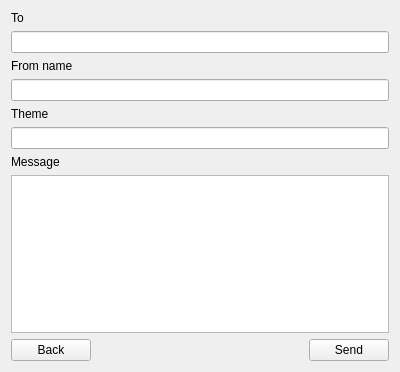
<?xml version="1.0" encoding="UTF-8"?>
<ui version="4.0">
 <class>SimpleTextForm</class>
 <widget class="QWidget" name="SimpleTextForm">
  <property name="geometry">
   <rect>
    <x>0</x>
    <y>0</y>
    <width>400</width>
    <height>372</height>
   </rect>
  </property>
  <property name="windowTitle">
   <string>Form</string>
  </property>
  <layout class="QGridLayout" name="gridLayout">
   <item row="0" column="0">
    <layout class="QVBoxLayout" name="verticalLayout">
     <item>
      <widget class="QLabel" name="label_2">
       <property name="text">
        <string>To</string>
       </property>
      </widget>
     </item>
     <item>
      <widget class="QLineEdit" name="recepientLineEdit"/>
     </item>
     <item>
      <widget class="QLabel" name="label_3">
       <property name="text">
        <string>From name</string>
       </property>
      </widget>
     </item>
     <item>
      <widget class="QLineEdit" name="fromNameLineEdit"/>
     </item>
     <item>
      <widget class="QLabel" name="label_4">
       <property name="text">
        <string>Theme</string>
       </property>
      </widget>
     </item>
     <item>
      <widget class="QLineEdit" name="themeLlineEdit"/>
     </item>
     <item>
      <widget class="QLabel" name="label">
       <property name="text">
        <string>Message</string>
       </property>
      </widget>
     </item>
     <item>
      <widget class="QPlainTextEdit" name="plainTextEdit"/>
     </item>
     <item>
      <layout class="QHBoxLayout" name="horizontalLayout">
       <item>
        <widget class="QPushButton" name="backButton">
         <property name="text">
          <string>Back</string>
         </property>
        </widget>
       </item>
       <item>
        <spacer name="horizontalSpacer">
         <property name="orientation">
          <enum>Qt::Horizontal</enum>
         </property>
         <property name="sizeHint" stdset="0">
          <size>
           <width>40</width>
           <height>20</height>
          </size>
         </property>
        </spacer>
       </item>
       <item>
        <widget class="QPushButton" name="sendButton">
         <property name="text">
          <string>Send</string>
         </property>
        </widget>
       </item>
      </layout>
     </item>
    </layout>
   </item>
  </layout>
 </widget>
 <resources/>
 <connections/>
</ui>
